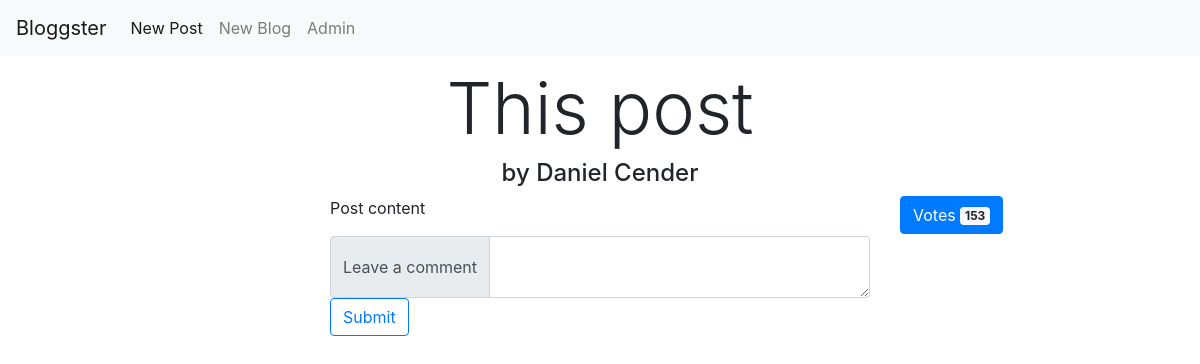
The page /BloggingPlatform/modules/post/viewPost.php?id=12 on the database as committed earlier.
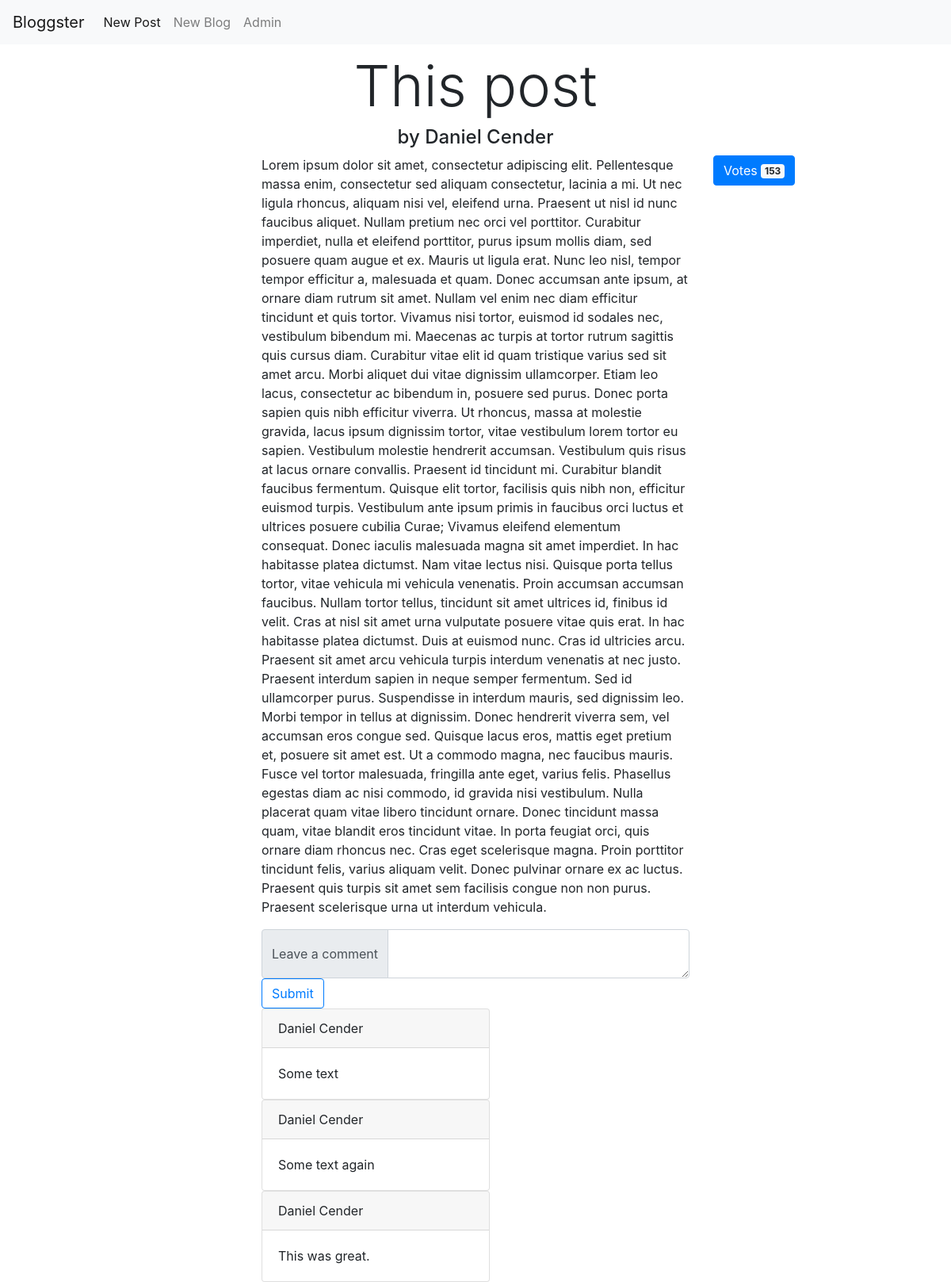
The same page on the database as committed later.
### tables this page shows
CREATE TABLE `post` (
  `ID` int(11) NOT NULL,
  `Title` varchar(200) NOT NULL,
  `Content` text NOT NULL,
  `Author` int(11) NOT NULL,
  `Votes` int(11) DEFAULT '0',
  `BlogID` int(11) DEFAULT NULL
);

CREATE TABLE `comment` (
  `ID` int(11) NOT NULL,
  `Text` text NOT NULL,
  `Post` int(11) NOT NULL,
  `User` int(11) NOT NULL
);

### BloggingPlatform/modules/post/viewPost.php (the view, shortened to what this page needs)
<?php
$postId = $_GET["id"];
$conn = dbConnect();
$post = $conn->query("SELECT post.ID,post.Title,post.Content,post.Votes,CONCAT(user.FirstName, ' ',user.LastName) AS Author FROM post INNER JOIN user WHERE post.Author = user.ID AND post.ID = $postId");
$comments = $conn->query("SELECT comment.Text,CONCAT(user.FirstName, ' ',user.LastName) AS User FROM comment INNER JOIN user WHERE comment.User = user.ID AND comment.Post = " . $postId);
$row = $post->fetch_assoc();
$title = $row["Title"];
$content = $row["Content"];
$author = $row["Author"];
$votes = $row["Votes"];
$comment_table = "";
while($row = $comments->fetch_assoc()) {
    $comment_table = $comment_table . '<div class="row"><div class="col-sm-3"></div><div class="col-sm-6 mx-auto"><div class="card" style="width: 18rem;">
    <div class="card-header">' . $row['User'] . '</div>
    <div class="card-body">
    <p class="card-text">' . $row['Text'] . '</p>
    </div>
    </div>
    </div>
    <div class="col-sm-3"></div>
    </div>';
}
?>
<!DOCTYPE html>
<html lang="en">
<head>
<link rel="stylesheet" type="text/css" href="style.css">
<link rel="stylesheet" href="https://maxcdn.bootstrapcdn.com/bootstrap/4.0.0/css/bootstrap.min.css">
</head>
<body>
<div class="container">
	<div class="row">
		<div class="col-md-3"></div>
		<h1 class="display-3 col-md-6 text-center"><?php echo $title; ?></h1>
		<div class="col-md-3"></div>
	</div>
	<div class="row">
	<div class="col-md-3"></div>
		<h4 class="col-md-6 text-center">by <?php echo $author; ?></h4>
		<div class="col-md-3"></div>
	</div>
	<div class="row">
		<div class="col-md-3"></div>
		<div class="col-md-6">
		<p class=""><?php echo $content; ?></p>
		</div>
		<div class="col-md-3">
		<button type="button" class="btn btn-primary" onClick="upVote()">
  Votes <span id="votes" class="badge badge-light"><?php echo $votes;?></span>
</button>
		</div>
	</div>
	<div class="row">
	<div class="col-sm-3"></div>
	<div class="col-sm-6">
	<form onSubmit="">
		<div class="input-group">
  <div class="input-group-prepend">
    <span class="input-group-text">Leave a comment</span>
  </div>
  <textarea class="form-control" onchange="languageFilter(this.value)" id="comment" aria-label="With textarea"></textarea>
</div>
		<button type="button" id="submit_btn" onclick="saveComment()" class="btn btn-outline-primary">Submit</button>
		</form>
	</div>
	<div class="col-sm-3"></div>
	</div>
	<div id="comments">
	<?php echo $comment_table;?>
	</div>
</div>
</body>
</html>

Rows that differ between the two databases and show on the page:
changed post "This post": Content "Post content" → "Lorem ipsum dolor sit amet, consectetur adipiscing elit. Pellentesque massa enim, consectetur sed aliquam consectetur, lacinia a mi. Ut nec ligula rhoncus, aliquam nisi vel, eleifend urna. Praesent ut nisl id nunc faucibus aliquet. Nullam pretium nec orci vel porttitor. Curabitur imperdiet, nulla et eleifend porttitor, purus ipsum mollis diam, sed posuere quam augue et ex. Mauris ut ligula erat. Nunc leo nisl, tempor tempor efficitur a, malesuada et quam. Donec accumsan ante ipsum, at ornare diam rutrum sit amet. Nullam vel enim nec diam efficitur tincidunt et quis tortor. Vivamus nisi tortor, euismod id sodales nec, vestibulum bibendum mi. Maecenas ac turpis at tortor rutrum sagittis quis…"
added comment: Text "Some text"
added comment: Text "Some text again"
added comment: Text "This was great."
Other text that changed with them:
$row['User']: (not shown) → "Daniel Cender Daniel Cender Daniel Cender"
